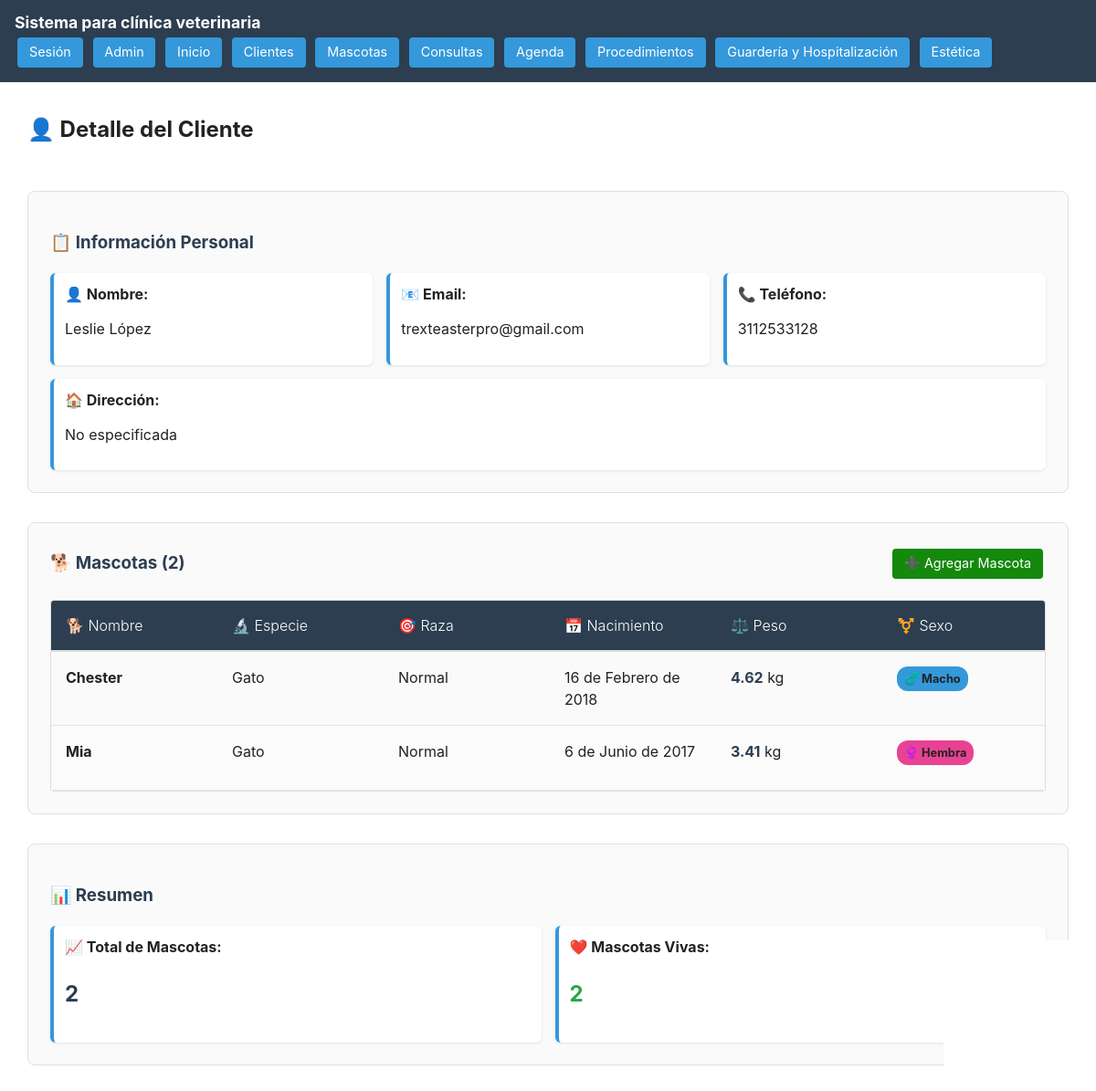
/cliente/1/ (signed in), run on the app's committed database.
### ClientesMascotas/models.py (models this page shows)
class Clientes(models.Model):
    nombre = models.CharField(max_length=255)
    email = models.EmailField(unique=True, blank = True)
    telefono = models.CharField(max_length=20, unique = True)
    direccion = models.TextField(blank=True)

class Mascotas(models.Model):
    SEXOS = [
        ('macho', 'macho'),
        ('hembra', 'hembra'),
    ]
    cliente = models.ForeignKey(Clientes, on_delete=models.CASCADE)
    nombre = models.CharField(max_length=255)
    especie = models.CharField(max_length=255)
    raza = models.CharField(max_length=255)
    fechaNacimiento = models.DateField()
    peso = models.FloatField()
    vacunas = models.TextField(blank=True)
    ultimaDesparasitacion = models.DateField(blank= True, null=True)
    ultimoDesparasitante = models.TextField(blank=True)
    alergias = models.TextField(blank=True)
    vive = models.BooleanField(default=True)
    sexo = models.CharField(
        max_length=20,
        choices=SEXOS,
        default='macho'  # puedes poner un valor por defecto si quieres
    )
    alimento = models.TextField(blank = True)

### ClientesMascotas/views.py (the view)
# urls.py: path('cliente/<int:cliente_id>/', views.detalle_cliente, name='detalle_cliente'),
@login_required
def detalle_cliente(request, cliente_id):
    cliente = get_object_or_404(Clientes, id=cliente_id)
    mascotas = Mascotas.objects.filter(cliente=cliente).order_by('nombre')
    mascotasVivas = Mascotas.objects.filter(cliente=cliente, vive = True).count()
    context = {
        'cliente': cliente,
        'mascotas': mascotas,
        'mascotasVivas': mascotasVivas
    }
    return render(request, 'clientesMascotas/Clientes/detalleCliente.html', context)

### templates/clientesMascotas/Clientes/detalleCliente.html (shortened to what this page needs)
{% extends 'base.html' %}
{% load static %}
{% block content %}
<section class="container">
    <div class="header-actions">
        <h2>👤 Detalle del Cliente</h2>
    </div>
    <div class="form-section">
        <h3 style="color: var(--brand-bg); margin-bottom: 20px;">📋 Información Personal</h3>
        <div class="info-grid">
            <div class="info-item">
                <strong>👤 Nombre:</strong>
                <p>{{ cliente.nombre }}</p>
            </div>
            <div class="info-item">
                <strong>📧 Email:</strong>
                <p>{{ cliente.email|default:"No especificado" }}</p>
            </div>
            <div class="info-item">
                <strong>📞 Teléfono:</strong>
                <p>{{ cliente.telefono|default:"No especificado" }}</p>
            </div>
            <div class="info-item full-width">
                <strong>🏠 Dirección:</strong>
                <p>{{ cliente.direccion|default:"No especificada"|linebreaks }}</p>
            </div>
        </div>
    </div>
    <div class="form-section">
        <div style="display: flex; justify-content: space-between; align-items: center; margin-bottom: 20px;">
            <h3 style="color: var(--brand-bg); margin: 0;">🐕 Mascotas ({{ mascotas|length }})</h3>
            <a href="{% url 'agregar_mascota' %}?cliente_id={{ cliente.id }}" class="btn-agregar">
                ➕ Agregar Mascota
            </a>
        </div>
        {% if mascotas %}
        <div class="custom-table-container">
            <table class="custom-table">
                <thead>
                    <tr>
                        <th>🐕 Nombre</th>
                        <th>🔬 Especie</th>
                        <th>🎯 Raza</th>
                        <th>📅 Nacimiento</th>
                        <th>⚖️ Peso</th>
                        <th>⚧️ Sexo</th>
                    </tr>
                </thead>
                <tbody>
                    {% for mascota in mascotas %}
                    <tr>
                        <td>
                            <strong>{{ mascota.nombre }}</strong>
                        </td>
                        <td>{{ mascota.especie|default:"-" }}</td>
                        <td>{{ mascota.raza|default:"-" }}</td>
                        <td>{{ mascota.fechaNacimiento }}</td>
                        <td>
                            <span class="weight-value">{{ mascota.peso|default:"0" }}</span> kg
                        </td>
                        <td>
                            {% if mascota.sexo == 'macho' %}
                                <span class="badge" style="background: #3498db;">♂️ Macho</span>
                            {% else %}
                                <span class="badge" style="background: #e84393;">♀️ Hembra</span>
                            {% endif %}
                        </td>
                    </tr>
                    {% endfor %}
                </tbody>
            </table>
        </div>
        {% else %}
        <div class="no-data">
            <p>📝 Este cliente no tiene mascotas registradas.</p>
        </div>
        {% endif %}
    </div>
    <div class="form-section">
        <h3 style="color: var(--brand-bg); margin-bottom: 20px;">📊 Resumen</h3>
        <div class="info-grid compact">
            <div class="info-item">
                <strong>📈 Total de Mascotas:</strong>
                <p style="font-size: 1.5em; font-weight: bold; color: var(--brand-bg);">
                    {{ mascotas|length }}
                </p>
            </div>
            <div class="info-item">
                <strong>❤️ Mascotas Vivas:</strong>
                <p style="font-size: 1.5em; font-weight: bold; color: var(--success-color);">
                    {{ mascotasVivas|default:0 }}
                </p>
            </div>
        </div>
    </div>
</section>
{% endblock %}

### static/styles/main.css (style rules this page uses)
:root { --brand-bg: #2c3e50; --btn-bg: #3498db; --btn-bg-hover: #2980b9; --text-on-brand: #ffffff; --btn-agr: #14890c; --btn-agr-hover: #0fda15; --btn-regresar: #e67e22; --btn-regresar-hover: #a85904; --form-bg: #fafafa; --form-border: #e0e0e0; --error-color: #d9534f; --success-color: #28a745; }
body { margin: 0; font-family: -apple-system, BlinkMacSystemFont, 'Segoe UI', Roboto, 'Helvetica Neue', Arial; line-height: 1.4; color: #222; }
.btn-home, .btn-agregar, .btn-regresar { display: inline-block; padding: 0.4rem 0.8rem; color: white; text-decoration: none; border-radius: 4px; margin: 0.2rem; border: none; cursor: pointer; font-size: 0.9rem; }
.btn-agregar { background: var(--btn-agr); }
.form-section { margin-bottom: 2rem; padding: 1.5rem; border: 1px solid var(--form-border); border-radius: 8px; background: var(--form-bg); }
.full-width { grid-column: 1 / -1; }
.custom-table-container { overflow-x: auto; border: 1px solid #ddd; border-radius: 4px; margin-top: 1rem; }
.custom-table { width: 100%; border-collapse: collapse; table-layout: auto; }
.custom-table thead th { text-align: left; padding: 1rem 1rem; background: var(--brand-bg); color: var(--text-on-brand); font-weight: 300; border-bottom: 2px solid #ddd; white-space: normal; word-wrap: break-word; word-break: break-word; }
.custom-table tbody td { padding: 1rem 1rem; border-bottom: 1px solid #e6e6e6; vertical-align: top; word-wrap: break-word; word-break: break-word; line-height: 1.5; min-width: 150px; }
.custom-table tbody tr:nth-child(even) { background: #fbfbfb; }
.weight-value { font-weight: bold; color: var(--brand-bg); }
.header-actions { display: flex; justify-content: space-between; align-items: center; margin-bottom: 30px; flex-wrap: wrap; gap: 15px; }
.info-grid { display: grid; grid-template-columns: repeat(auto-fit, minmax(300px, 1fr)); gap: 15px; margin-top: 15px; }
.info-grid.compact { grid-template-columns: repeat(auto-fit, minmax(200px, 1fr)); }
.info-item { padding: 12px; background: white; border-radius: 6px; border-left: 4px solid var(--btn-bg); box-shadow: 0 1px 3px rgba(0,0,0,0.1); }
.info-item.full-width { grid-column: 1 / -1; }
.badge { display: inline-block; padding: 4px 8px; border-radius: 12px; font-size: 0.8rem; font-weight: bold; }
.container { padding: 1rem; max-width: 100%; margin: 0 auto; }
@media (min-width: 1200px) { .container { max-width: 1140px; } }

### data on the page
Clientes: nombre "Leslie López", email "trexteasterpro@gmail.com", telefono "3112533128", direccion "No especificada"
Mascotas: nombre "Chester", especie "Gato", raza "Normal", fechaNacimiento "16 de Febrero de 2018", peso "4.62", sexo "♂️ Macho"
Mascotas: nombre "Mia", especie "Gato", raza "Normal", fechaNacimiento "6 de Junio de 2017", peso "3.41", sexo "♀️ Hembra"

### other printed values
{{ mascotas|length }} "2"
{{ mascotasVivas|default:0 }} "2"
